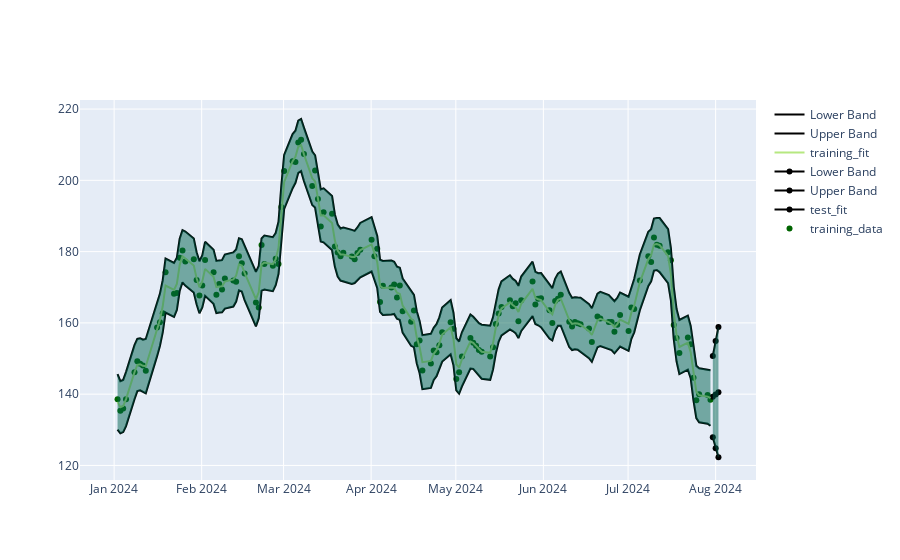

Notebook code for this chart:
### Code cell
prediction_markers = go.Scatter(x=btest.prediction_data[0], 
                            y=btest.prediction_data_price[0], 
                            mode='markers',
                            marker=dict(color='red'),
                            name='test_data')

training_markers = go.Scatter(x=btest.data[0][0], 
                              y = btest.data[0][1],
                            mode='markers',
                            marker=dict(color='darkgreen'),
                            name='training_data')

xt = btest.prediction_data[0]
bands = [
go.Scatter(x=xt, y=test_yfit, line=dict(color='black', width=2), name='test_fit'),
go.Scatter(x=xt, y=upper, line=dict(color='black', width=2), name='Upper Band'),
go.Scatter(x=xt, y=lower, line=dict(color='black', width=2), name='Lower Band'),
go.Scatter(x=xt, y=upper, fill=None, mode='lines', line=dict(color='rgba(0,100,80,0.2)'), showlegend=False),
go.Scatter(x=xt, y=lower, fill='tonexty', mode='lines', line=dict(color='rgba(0,100,80,0.2)'), showlegend=False),
]

x = btest.data[0][0]
training_fit_bands = [
go.Scatter(x=x, y=training_f, name='training_fit'),
go.Scatter(x=x, y=upper_f, line=dict(color='black', width=2), name='Upper Band'),
go.Scatter(x=x, y=lower_f, line=dict(color='black', width=2), name='Lower Band'),
go.Scatter(x=x, y=upper_f, fill=None, mode='lines', line=dict(color='rgba(0,100,80,0.2)'), showlegend=False),
go.Scatter(x=x, y=lower_f, fill='tonexty', mode='lines', line=dict(color='rgba(0,100,80,0.2)'), showlegend=False),
] 


fig = go.Figure([prediction_markers, training_markers, *bands, *training_fit_bands])

fig.show()

### Figure 1 — Plotly figure (JSON) as saved in the notebook; plotly's stock layout.template omitted (floating-point values rounded to 4 significant figures; data arrays with more than 128 entries replaced by an {"elided": "..."} marker saying what was removed)
{"data": [{"marker": {"color": "red"}, "mode": "markers", "name": "test_data", "type": "scatter", "x": ["2024-07-31T00:00:00", "2024-08-01T00:00:00", "2024-08-02T00:00:00"], "y": []}, {"marker": {"color": "darkgreen"}, "mode": "markers", "name": "training_data", "type": "scatter", "x": {"elided": "145 str values"}, "y": {"elided": "145 float values"}}, {"line": {"color": "black", "width": 2}, "name": "test_fit", "type": "scatter", "x": ["2024-07-31T00:00:00", "2024-08-01T00:00:00", "2024-08-02T00:00:00"], "y": [139.3, 139.9, 140.6]}, {"line": {"color": "black", "width": 2}, "name": "Upper Band", "type": "scatter", "x": ["2024-07-31T00:00:00", "2024-08-01T00:00:00", "2024-08-02T00:00:00"], "y": [150.7, 154.9, 158.8]}, {"line": {"color": "black", "width": 2}, "name": "Lower Band", "type": "scatter", "x": ["2024-07-31T00:00:00", "2024-08-01T00:00:00", "2024-08-02T00:00:00"], "y": [127.9, 124.8, 122.3]}, {"line": {"color": "rgba(0,100,80,0.2)"}, "mode": "lines", "showlegend": false, "type": "scatter", "x": ["2024-07-31T00:00:00", "2024-08-01T00:00:00", "2024-08-02T00:00:00"], "y": [150.7, 154.9, 158.8]}, {"fill": "tonexty", "line": {"color": "rgba(0,100,80,0.2)"}, "mode": "lines", "showlegend": false, "type": "scatter", "x": ["2024-07-31T00:00:00", "2024-08-01T00:00:00", "2024-08-02T00:00:00"], "y": [127.9, 124.8, 122.3]}, {"name": "training_fit", "type": "scatter", "x": {"elided": "145 str values"}, "y": {"elided": "145 float values"}}, {"line": {"color": "black", "width": 2}, "name": "Upper Band", "type": "scatter", "x": {"elided": "145 str values"}, "y": {"elided": "145 float values"}}, {"line": {"color": "black", "width": 2}, "name": "Lower Band", "type": "scatter", "x": {"elided": "145 str values"}, "y": {"elided": "145 float values"}}, {"line": {"color": "rgba(0,100,80,0.2)"}, "mode": "lines", "showlegend": false, "type": "scatter", "x": {"elided": "145 str values"}, "y": {"elided": "145 float values"}}, {"fill": "tonexty", "line": {"color": "rgba(0,100,80,0.2)"}, "mode": "lines", "showlegend": false, "type": "scatter", "x": {"elided": "145 str values"}, "y": {"elided": "145 float values"}}], "layout": {}}
